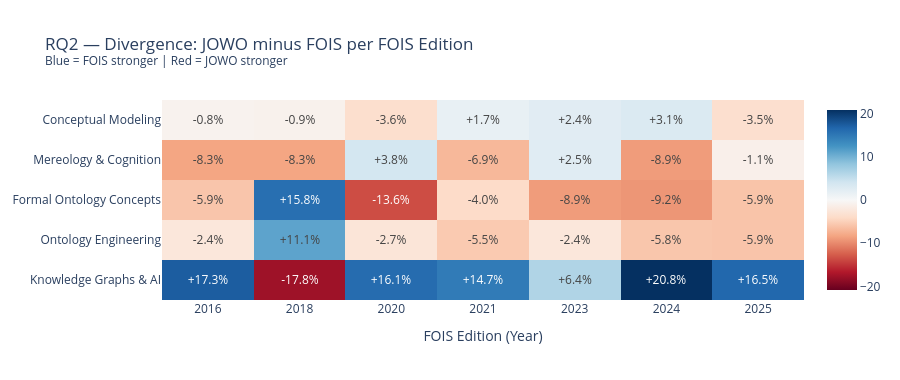

Notebook code cell kept with this figure:
### Code cell
# ── Fig 2b: Divergence bar — JOWO minus FOIS (per cluster, per FOIS edition) ──
# Only use years where FOIS is available
fois_years = sorted(df_kw[df_kw.venue == "FOIS"].year.unique())

# For each FOIS year, get closest JOWO year data
# We match FOIS year to the same year if JOWO has it, else nearest
jowo_years_available = sorted(df_kw[df_kw.venue == "JOWO"].year.unique())

def nearest_jowo_year(y):
    return min(jowo_years_available, key=lambda j: abs(j - y))

records = []
for fy in fois_years:
    jy = nearest_jowo_year(fy)
    for cluster in CLUSTERS:
        fois_share_row = df_both_yearly[
            (df_both_yearly.venue == "FOIS") &
            (df_both_yearly.year == fy) &
            (df_both_yearly.cluster == cluster)
        ]
        jowo_share_row = df_both_yearly[
            (df_both_yearly.venue == "JOWO") &
            (df_both_yearly.year == jy) &
            (df_both_yearly.cluster == cluster)
        ]
        fois_val = fois_share_row["share"].values[0] if len(fois_share_row) else 0
        jowo_val = jowo_share_row["share"].values[0] if len(jowo_share_row) else 0
        records.append({
            "fois_year": fy,
            "jowo_year": jy,
            "cluster": cluster,
            "divergence": jowo_val - fois_val,
            "jowo_share": jowo_val,
            "fois_share": fois_val
        })

df_div = pd.DataFrame(records)

# Heatmap: rows=cluster, cols=FOIS edition year
div_pivot = df_div.pivot(index="cluster", columns="fois_year", values="divergence").reindex(CLUSTERS)

fig = go.Figure(go.Heatmap(
    z=div_pivot.values,
    x=[str(y) for y in div_pivot.columns],
    y=div_pivot.index,
    text=[[f"{v:+.1f}%" for v in row] for row in div_pivot.values],
    texttemplate="%{text}",
    colorscale="RdBu",
    zmid=0,
    hovertemplate="<b>%{y}</b><br>FOIS %{x}: JOWO−FOIS = %{z:+.1f}%<extra></extra>"
))

fig.update_layout(
    title="RQ2 — Divergence: JOWO minus FOIS per FOIS Edition<br><sup>Blue = FOIS stronger | Red = JOWO stronger</sup>",
    xaxis_title="FOIS Edition (Year)",
    height=380, template="plotly_white"
)
fig.show()

### Figure 1 — Plotly figure (JSON) as saved in the notebook; plotly's stock layout.template omitted (floating-point values rounded to 4 significant figures)
{"data": [{"colorscale": [[0.0, "rgb(103,0,31)"], [0.1, "rgb(178,24,43)"], [0.2, "rgb(214,96,77)"], [0.3, "rgb(244,165,130)"], [0.4, "rgb(253,219,199)"], [0.5, "rgb(247,247,247)"], [0.6, "rgb(209,229,240)"], [0.7, "rgb(146,197,222)"], [0.8, "rgb(67,147,195)"], [0.9, "rgb(33,102,172)"], [1.0, "rgb(5,48,97)"]], "hovertemplate": "<b>%{y}</b><br>FOIS %{x}: JOWO−FOIS = %{z:+.1f}%<extra></extra>", "text": [["+17.3%", "-17.8%", "+16.1%", "+14.7%", "+6.4%", "+20.8%", "+16.5%"], ["-2.4%", "+11.1%", "-2.7%", "-5.5%", "-2.4%", "-5.8%", "-5.9%"], ["-5.9%", "+15.8%", "-13.6%", "-4.0%", "-8.9%", "-9.2%", "-5.9%"], ["-8.3%", "-8.3%", "+3.8%", "-6.9%", "+2.5%", "-8.9%", "-1.1%"], ["-0.8%", "-0.9%", "-3.6%", "+1.7%", "+2.4%", "+3.1%", "-3.5%"]], "texttemplate": "%{text}", "type": "heatmap", "x": ["2016", "2018", "2020", "2021", "2023", "2024", "2025"], "y": ["Knowledge Graphs & AI", "Ontology Engineering", "Formal Ontology Concepts", "Mereology & Cognition", "Conceptual Modeling"], "z": [[17.34, -17.75, 16.06, 14.69, 6.364, 20.82, 16.51], [-2.43, 11.13, -2.698, -5.512, -2.443, -5.799, -5.934], [-5.88, 15.84, -13.58, -3.957, -8.85, -9.24, -5.944], [-8.281, -8.282, 3.8, -6.873, 2.499, -8.866, -1.126], [-0.7513, -0.9317, -3.577, 1.65, 2.429, 3.088, -3.509]], "zmid": 0}], "layout": {"height": 380, "title": {"text": "RQ2 — Divergence: JOWO minus FOIS per FOIS Edition<br><sup>Blue = FOIS stronger | Red = JOWO stronger</sup>"}, "xaxis": {"title": {"text": "FOIS Edition (Year)"}}}}
